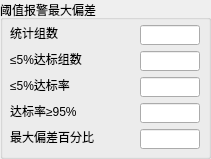
   <widget class="QGroupBox" name="groupBox_11">
    <property name="geometry">
     <rect>
      <x>1020</x>
      <y>160</y>
      <width>211</width>
      <height>159</height>
     </rect>
    </property>
    <property name="title">
     <string>阈值报警最大偏差</string>
    </property>
    <widget class="QLabel" name="label_53">
     <property name="geometry">
      <rect>
       <x>10</x>
       <y>25</y>
       <width>48</width>
       <height>16</height>
      </rect>
     </property>
     <property name="text">
      <string>统计组数</string>
     </property>
    </widget>
    <widget class="QLineEdit" name="s_peak_deviation_sum">
     <property name="geometry">
      <rect>
       <x>140</x>
       <y>25</y>
       <width>60</width>
       <height>20</height>
      </rect>
     </property>
     <property name="readOnly">
      <bool>true</bool>
     </property>
    </widget>
    <widget class="QLabel" name="label_55">
     <property name="geometry">
      <rect>
       <x>10</x>
       <y>51</y>
       <width>75</width>
       <height>16</height>
      </rect>
     </property>
     <property name="text">
      <string>≤5%达标组数</string>
     </property>
    </widget>
    <widget class="QLineEdit" name="s_peak_deviation_le_cnt">
     <property name="geometry">
      <rect>
       <x>140</x>
       <y>51</y>
       <width>60</width>
       <height>20</height>
      </rect>
     </property>
     <property name="readOnly">
      <bool>true</bool>
     </property>
    </widget>
    <widget class="QLabel" name="label_56">
     <property name="geometry">
      <rect>
       <x>10</x>
       <y>77</y>
       <width>63</width>
       <height>16</height>
      </rect>
     </property>
     <property name="text">
      <string>≤5%达标率</string>
     </property>
    </widget>
    <widget class="QLineEdit" name="s_peak_deviation_le_rate">
     <property name="geometry">
      <rect>
       <x>140</x>
       <y>77</y>
       <width>60</width>
       <height>20</height>
      </rect>
     </property>
     <property name="readOnly">
      <bool>true</bool>
     </property>
    </widget>
    <widget class="QLabel" name="label_57">
     <property name="geometry">
      <rect>
       <x>10</x>
       <y>103</y>
       <width>70</width>
       <height>16</height>
      </rect>
     </property>
     <property name="text">
      <string>达标率≥95%</string>
     </property>
    </widget>
    <widget class="QLineEdit" name="s_peak_deviation_pass">
     <property name="geometry">
      <rect>
       <x>140</x>
       <y>103</y>
       <width>60</width>
       <height>20</height>
      </rect>
     </property>
     <property name="readOnly">
      <bool>true</bool>
     </property>
    </widget>
    <widget class="QLabel" name="label_4">
     <property name="geometry">
      <rect>
       <x>10</x>
       <y>129</y>
       <width>84</width>
       <height>16</height>
      </rect>
     </property>
     <property name="text">
      <string>最大偏差百分比</string>
     </property>
    </widget>
    <widget class="QLineEdit" name="s_peak_deviation_max">
     <property name="geometry">
      <rect>
       <x>140</x>
       <y>129</y>
       <width>60</width>
       <height>20</height>
      </rect>
     </property>
     <property name="readOnly">
      <bool>true</bool>
     </property>
    </widget>
   </widget>
